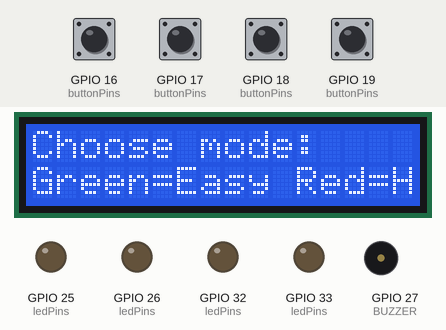
A sketch run on a simulated ESP32. On the bench: 16×2 character LCD, output pins drawn as LEDs (lit = HIGH), buzzer (waves = sounding). Dashed ring = blinking. Inputs (shaded band) come from the test bench; at power-on: GPIO 16 (buttonPins), GPIO 17 (buttonPins), GPIO 18 (buttonPins), GPIO 19 (buttonPins) HIGH. Random numbers use the default seed unless the sketch sets one; pins used as bus, display or sensor lines are not drawn. At 16.4 s the program puts the board to deep sleep or switches it off; the recording ends there.

Above: at 2.4 s.
2.5 s: GPIO 17 (buttonPins) pulled LOW for 0.15 s
At 3.2 s:
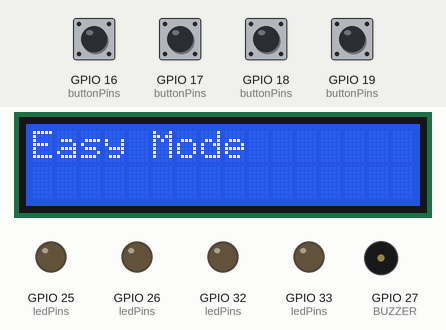
At 4.8 s:
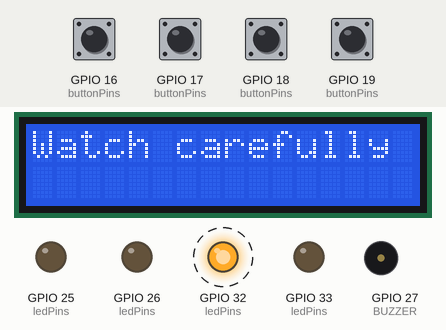
8.6 s: GPIO 16 (buttonPins) pulled LOW for 1 s
At 12.6 s:
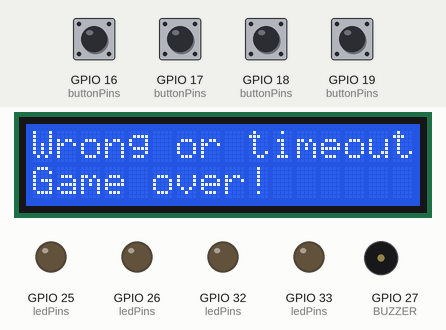
16.2 s: GPIO 19 (buttonPins) pulled LOW for 0.15 s
Timing chart, 0 to 16.4 s (numbered marks = the images above; inputs shaded):
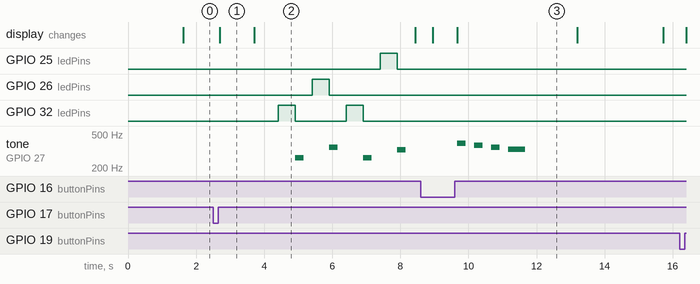

The sketch:

color-matching-game.ino
```cpp
//Main code document/Current Working Version of the code

#include <Wire.h>
#include <LiquidCrystal_I2C.h>

// =====================================================
// LCD CONFIGURATION
// =====================================================
LiquidCrystal_I2C lcd(0x27, 16, 2);


// =====================================================
// PIN CONFIGURATION: ESP32-WROOM
// =====================================================


// LEDs/Users/jewelahn/Documents/Arduino/oct28-color-matching-game/oct28-color-matching-game.ino
const int RED_LED    = 32;
const int YELLOW_LED = 33;
const int GREEN_LED  = 25;
const int BLUE_LED   = 26;


// Buttons (connect each button between GPIO and GND)
const int RED_BUTTON    = 19;
const int YELLOW_BUTTON = 18;
const int GREEN_BUTTON  = 17;
const int BLUE_BUTTON   = 16;


// Optional vibrating motor driver control.
// Change this pin if your motor driver uses another GPIO.
const int BUZZER = 27;


// =====================================================
// GAME SETTINGS
// =====================================================
const int EASY_ROUNDS = 5;
const int BASE_LENGTH = 4;


const unsigned long RESPONSE_TIMEOUT = 30000;
const unsigned long DEBOUNCE_MS = 35;


// Color IDs
enum Color {
 RED = 0,
 YELLOW,
 GREEN,
 BLUE
};


const int ledPins[4] = {
 RED_LED, YELLOW_LED, GREEN_LED, BLUE_LED
};


const int buttonPins[4] = {
 RED_BUTTON, YELLOW_BUTTON, GREEN_BUTTON, BLUE_BUTTON
};


const char* colorNames[4] = {
 "Red", "Yellow", "Green", "Blue"
};


// Hard mode can grow beyond the initial 4 colors.
const int MAX_SEQUENCE = 200;
int sequence[MAX_SEQUENCE];


// Game state
int score = 0;
int rounds = 0;
int extraPatterns = 0;


bool gameRunning = true;
bool hardMode = false;


// =====================================================
// INITIALIZATION
// =====================================================
void setup() {
 Serial.begin(115200);


// Initialize LEDs
 for (int i = 0; i < 4; i++) {
   pinMode(ledPins[i], OUTPUT);
   digitalWrite(ledPins[i], LOW);
 }


 // Initialize buttons using internal pull-up resistors
 for (int i = 0; i < 4; i++) {
   pinMode(buttonPins[i], INPUT_PULLUP);
 }


 // Motor driver output
 pinMode(BUZZER, OUTPUT);
 digitalWrite(BUZZER, LOW);


 // Initialize I2C LCD
 Wire.begin(21, 22);
 lcd.init();
 lcd.backlight();


 randomSeed(micros());


 lcd.clear();
 lcd.setCursor(0, 0);
 lcd.print("Memory Game");
 lcd.setCursor(0, 1);
 lcd.print("Starting...");
 delay(1500);


 // Choose difficulty and play games
 while (gameRunning) {
   chooseDifficulty();
   playGame();
   showFinalScore();
   askReplay();
 }


 // Replay declined: shut down game outputs and LCD
 allLedsOff();
 digitalWrite(BUZZER, LOW);
 lcd.clear();
 lcd.noBacklight();


 // Deep sleep approximates powering off the game.
 // USB power to the ESP32 itself remains connected.
 esp_deep_sleep_start();
}


void loop() {
 // Game runs from setup().
}


// =====================================================
// BUTTON HANDLING
// Returns RED, YELLOW, GREEN, BLUE or -1 on timeout.
// =====================================================
int readButton(unsigned long timeoutMs) {
 unsigned long startTime = millis();


 while (millis() - startTime < timeoutMs) {
   for (int i = 0; i < 4; i++) {
     if (digitalRead(buttonPins[i]) == LOW) {
       delay(DEBOUNCE_MS);


       if (digitalRead(buttonPins[i]) == LOW) {
         // Wait for release to avoid counting one hold twice.
         while (digitalRead(buttonPins[i]) == LOW) {
           delay(5);
         }


         delay(DEBOUNCE_MS);
         return i;
       }
     }
   }


   delay(1);
 }


 return -1;
}


// Wait indefinitely for a button, with debounce.
int waitForButton() {
 int button;


 do {
   button = readButton(100);
 } while (button == -1);


 return button;
}


// =====================================================
// LED And Buzzer HELPERS
// =====================================================
void allLedsOff() {
 for (int i = 0; i < 4; i++) {
   digitalWrite(ledPins[i], LOW);
 }
}


void flashColor(int color, int durationMs) {
 digitalWrite(ledPins[color], HIGH);
 delay(durationMs);
 digitalWrite(ledPins[color], LOW);
}

void soundBuzzer(int color) {
  digitalWrite(BUZZER, HIGH);
  int pitch;
  if (color == 0) { //Red
    pitch = 262; //Middle C
  } else if (color == 1) { //Yellow
    pitch = 295; //D
  } else if (color == 2) { //green
    pitch = 328;//E
  } else if (color == 3) { //Blue
    pitch = 349; //F
  }
  tone(BUZZER,pitch);
  delay(250);
  noTone(BUZZER);
}


// =====================================================
// DIFFICULTY SELECTION
// =====================================================
void chooseDifficulty() {
 lcd.clear();
 lcd.setCursor(0, 0);
 lcd.print("Choose mode:");
 lcd.setCursor(0, 1);
 lcd.print("Green=Easy Red=Hard");


 while (true) {
   int button = waitForButton();


   if (button == GREEN) {
     hardMode = false;
     lcd.clear();
     lcd.print("Easy Mode");
     delay(1000);
     return;
   }


   if (button == RED) {
     hardMode = true;
     lcd.clear();
     lcd.print("Hard Mode");
     delay(1000);
     return;
   }


   // Blue and yellow do not select difficulty.
 }
}


// =====================================================
// START A GAME
// =====================================================
void playGame() {
 score = 0;
 rounds = 0;
 extraPatterns = 0;


 // Easy mode: exactly 5 rounds.
 // Hard mode: continue until an error or timeout.
 while (hardMode || rounds < EASY_ROUNDS) {
   int sequenceLength = BASE_LENGTH + extraPatterns;


   // Protect the sequence array from overflow.
   if (sequenceLength > MAX_SEQUENCE) {
     sequenceLength = MAX_SEQUENCE;
   }


   // Generate a random sequence for this round.
   for (int i = 0; i < sequenceLength; i++) {
     sequence[i] = random(0, 4);
   }


   // Show the sequence to the player.
   showSequence(sequenceLength);


   // Prompt for the player's response.
   lcd.clear();
   lcd.setCursor(0, 0);
   lcd.print("Repeat sequence");
   lcd.setCursor(0, 1);
   lcd.print("Round ");
   lcd.print(rounds + 1);


   delay(500);


   bool correct = checkSequence(sequenceLength);


   if (!correct) {
     // Wrong button or response timeout.
     loseGame();
     return;
   }


   // Successful round
   score++;
   rounds++;


   lcd.clear();
   lcd.setCursor(0, 0);
   lcd.print("Correct!");
   lcd.setCursor(0, 1);
   lcd.print("Score: ");
   lcd.print(score);


   delay(1000);


   // Easy mode ends after 5 successful rounds.
   if (!hardMode && rounds == EASY_ROUNDS) {
     return;
   }


   // Hard mode adds one extra color every 3 rounds.
   if (hardMode && rounds % 3 == 0) {
     extraPatterns++;
   }
 }
}


// =====================================================
// DISPLAY THE RANDOM COLOR SEQUENCE
// =====================================================
void showSequence(int sequenceLength) {
 lcd.clear();
 lcd.setCursor(0, 0);
 lcd.print("Watch carefully");
 delay(700);


 for (int i = 0; i < sequenceLength; i++) {
   flashColor(sequence[i], 500);
   soundBuzzer(sequence[i]);
   delay(250);
 }


 allLedsOff();
}


// =====================================================
// CHECK PLAYER INPUT
// =====================================================
bool checkSequence(int sequenceLength) {
 for (int i = 0; i < sequenceLength; i++) {
   lcd.setCursor(0, 1);
   lcd.print("Input ");
   lcd.print(i + 1);
   lcd.print("/");
   lcd.print(sequenceLength);
   lcd.print("       ");


   int button = readButton(RESPONSE_TIMEOUT);


   // Timeout or incorrect button
   if (button == -1 || button != sequence[i]) {
     return false;
   }


   // Brief visual confirmation of the player's input
   flashColor(button, 150);
   soundBuzzer(button);
 }


 return true;
}


// =====================================================
// LOSING CONDITION AND VIBRATION MOTOR
// =====================================================
void loseGame() {
 lcd.clear();
 lcd.setCursor(0, 0);
 lcd.print("Wrong or timeout");
 lcd.setCursor(0, 1);
 lcd.print("Game over!");


 //Losing tune: Womp womp womp
   tone(BUZZER,392);
   delay(250);
   noTone(BUZZER);
   delay(250);

   tone(BUZZER,370);
   delay(250);
   noTone(BUZZER);
   delay(250);

   tone(BUZZER,349);
   delay(250);
   noTone(BUZZER);
   delay(250);

   tone(BUZZER,330);
   delay(500);
   noTone(BUZZER);
   delay(500);


 delay(1000);
}


// =====================================================
// DISPLAY FINAL SCORE
// =====================================================
void showFinalScore() {
 lcd.clear();
 lcd.setCursor(0, 0);


 if (!hardMode && rounds == EASY_ROUNDS) {
   lcd.print("You Win!");
 } else {
   lcd.print("Game Lost");
 }


 lcd.setCursor(0, 1);
 lcd.print("Score: ");
 lcd.print(score);


 delay(2500);
}


// =====================================================
// REPLAY PROMPT
// Green = replay, Red = exit
// =====================================================
void askReplay() {
 lcd.clear();
 lcd.setCursor(0, 0);
 lcd.print("Play again?");
 lcd.setCursor(0, 1);
 lcd.print("Green=Yes Red=No");


 while (true) {
   int button = waitForButton();


   if (button == GREEN) {
     return;  // setup() loop starts another game
   }


   if (button == RED) {
     gameRunning = false;
     return;
   }
 }
}
```

Measured:
- after the input at 2.5 s, GPIO 25 (ledPins): LOW → HIGH after 4.9 s, → LOW 0.50 s later; GPIO 26 (ledPins): LOW → HIGH after 2.9 s, → LOW 0.50 s later
- after the input at 8.6 s, tone on GPIO 27 (BUZZER): plays 392 Hz for 0.25 s, 370 Hz for 0.25 s, 349 Hz for 0.25 s, 330 Hz for 0.50 s, starting after 1.1 s
- after the input at 16.2 s, every drawn part: stays the same
- what the display in image 1 shows lasts 1.0 s, from 2.7 s to 3.7 s
- what the display in image 3 shows lasts 3.5 s, from 9.7 s to 13.2 s
